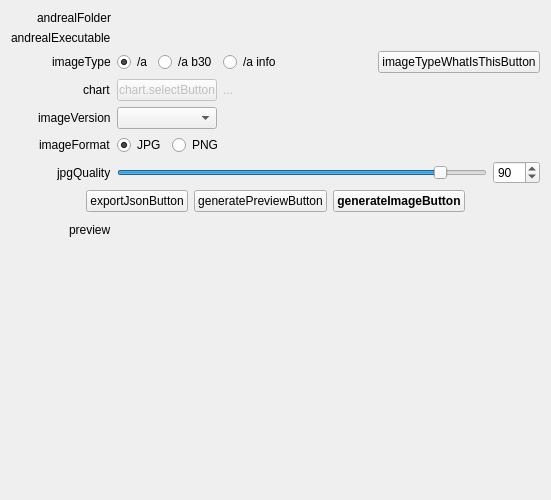
<?xml version="1.0" encoding="UTF-8"?>
<ui version="4.0">
 <class>TabTools_Andreal</class>
 <widget class="QWidget" name="TabTools_Andreal">
  <property name="geometry">
   <rect>
    <x>0</x>
    <y>0</y>
    <width>551</width>
    <height>500</height>
   </rect>
  </property>
  <property name="windowTitle">
   <string notr="true">TabTools_Andreal</string>
  </property>
  <layout class="QFormLayout" name="formLayout">
   <property name="labelAlignment">
    <set>Qt::AlignRight|Qt::AlignTrailing|Qt::AlignVCenter</set>
   </property>
   <item row="0" column="0">
    <widget class="QLabel" name="label">
     <property name="text">
      <string>andrealFolder</string>
     </property>
    </widget>
   </item>
   <item row="0" column="1">
    <widget class="FileSelector" name="andrealFolderSelector" native="true"/>
   </item>
   <item row="1" column="0">
    <widget class="QLabel" name="label_2">
     <property name="text">
      <string>andrealExecutable</string>
     </property>
    </widget>
   </item>
   <item row="1" column="1">
    <widget class="FileSelector" name="andrealExecutableSelector" native="true"/>
   </item>
   <item row="2" column="0">
    <widget class="QLabel" name="label_3">
     <property name="text">
      <string>imageType</string>
     </property>
    </widget>
   </item>
   <item row="2" column="1">
    <widget class="QWidget" name="horizontalWidget" native="true">
     <layout class="QHBoxLayout" name="horizontalLayout">
      <property name="leftMargin">
       <number>0</number>
      </property>
      <property name="topMargin">
       <number>0</number>
      </property>
      <property name="rightMargin">
       <number>0</number>
      </property>
      <property name="bottomMargin">
       <number>0</number>
      </property>
      <item>
       <widget class="QRadioButton" name="imageType_infoRadioButton">
        <property name="text">
         <string>/a</string>
        </property>
        <property name="checked">
         <bool>true</bool>
        </property>
       </widget>
      </item>
      <item>
       <widget class="QRadioButton" name="imageType_best30RadioButton">
        <property name="text">
         <string>/a b30</string>
        </property>
       </widget>
      </item>
      <item>
       <widget class="QRadioButton" name="imageType_bestRadioButton">
        <property name="text">
         <string>/a info</string>
        </property>
       </widget>
      </item>
      <item>
       <spacer name="horizontalSpacer_3">
        <property name="orientation">
         <enum>Qt::Horizontal</enum>
        </property>
        <property name="sizeHint" stdset="0">
         <size>
          <width>40</width>
          <height>20</height>
         </size>
        </property>
       </spacer>
      </item>
      <item>
       <widget class="QPushButton" name="imageTypeWhatIsThisButton">
        <property name="text">
         <string>imageTypeWhatIsThisButton</string>
        </property>
       </widget>
      </item>
     </layout>
    </widget>
   </item>
   <item row="3" column="0">
    <widget class="QLabel" name="chartFormLabel">
     <property name="text">
      <string>chart</string>
     </property>
    </widget>
   </item>
   <item row="4" column="0">
    <widget class="QLabel" name="label_5">
     <property name="text">
      <string>imageVersion</string>
     </property>
    </widget>
   </item>
   <item row="4" column="1">
    <widget class="QComboBox" name="imageVersionComboBox">
     <property name="maximumSize">
      <size>
       <width>100</width>
       <height>16777215</height>
      </size>
     </property>
    </widget>
   </item>
   <item row="5" column="0">
    <widget class="QLabel" name="label_6">
     <property name="text">
      <string>imageFormat</string>
     </property>
    </widget>
   </item>
   <item row="6" column="0">
    <widget class="QLabel" name="jpgQualityFormLabel">
     <property name="text">
      <string>jpgQuality</string>
     </property>
    </widget>
   </item>
   <item row="7" column="0" colspan="2">
    <layout class="QHBoxLayout" name="horizontalLayout_5">
     <item>
      <spacer name="horizontalSpacer">
       <property name="orientation">
        <enum>Qt::Horizontal</enum>
       </property>
       <property name="sizeHint" stdset="0">
        <size>
         <width>40</width>
         <height>20</height>
        </size>
       </property>
      </spacer>
     </item>
     <item>
      <widget class="QPushButton" name="exportJsonButton">
       <property name="text">
        <string>exportJsonButton</string>
       </property>
      </widget>
     </item>
     <item>
      <widget class="QPushButton" name="generatePreviewButton">
       <property name="text">
        <string>generatePreviewButton</string>
       </property>
      </widget>
     </item>
     <item>
      <widget class="QPushButton" name="generateImageButton">
       <property name="font">
        <font>
         <bold>true</bold>
        </font>
       </property>
       <property name="text">
        <string>generateImageButton</string>
       </property>
      </widget>
     </item>
     <item>
      <spacer name="horizontalSpacer_2">
       <property name="orientation">
        <enum>Qt::Horizontal</enum>
       </property>
       <property name="sizeHint" stdset="0">
        <size>
         <width>40</width>
         <height>20</height>
        </size>
       </property>
      </spacer>
     </item>
    </layout>
   </item>
   <item row="5" column="1">
    <widget class="QWidget" name="horizontalWidget_2" native="true">
     <property name="sizePolicy">
      <sizepolicy hsizetype="Maximum" vsizetype="Preferred">
       <horstretch>0</horstretch>
       <verstretch>0</verstretch>
      </sizepolicy>
     </property>
     <layout class="QHBoxLayout" name="horizontalLayout_2">
      <property name="leftMargin">
       <number>0</number>
      </property>
      <property name="topMargin">
       <number>0</number>
      </property>
      <property name="rightMargin">
       <number>0</number>
      </property>
      <property name="bottomMargin">
       <number>0</number>
      </property>
      <item>
       <widget class="QRadioButton" name="imageFormat_jpgRadioButton">
        <property name="text">
         <string notr="true">JPG</string>
        </property>
        <property name="checked">
         <bool>true</bool>
        </property>
       </widget>
      </item>
      <item>
       <widget class="QRadioButton" name="imageFormat_pngRadioButton">
        <property name="text">
         <string notr="true">PNG</string>
        </property>
       </widget>
      </item>
     </layout>
    </widget>
   </item>
   <item row="8" column="0">
    <widget class="QLabel" name="label_8">
     <property name="text">
      <string>preview</string>
     </property>
    </widget>
   </item>
   <item row="8" column="1">
    <widget class="QLabel" name="previewLabel">
     <property name="sizePolicy">
      <sizepolicy hsizetype="Preferred" vsizetype="Expanding">
       <horstretch>0</horstretch>
       <verstretch>0</verstretch>
      </sizepolicy>
     </property>
     <property name="styleSheet">
      <string notr="true">QLabel { color: red }</string>
     </property>
     <property name="text">
      <string notr="true"/>
     </property>
    </widget>
   </item>
   <item row="6" column="1">
    <widget class="QWidget" name="jpgQualityHolderWidget" native="true">
     <layout class="QHBoxLayout" name="horizontalLayout_3">
      <property name="leftMargin">
       <number>0</number>
      </property>
      <property name="topMargin">
       <number>0</number>
      </property>
      <property name="rightMargin">
       <number>0</number>
      </property>
      <property name="bottomMargin">
       <number>0</number>
      </property>
      <item>
       <widget class="QSlider" name="jpgQualitySlider">
        <property name="minimum">
         <number>10</number>
        </property>
        <property name="maximum">
         <number>100</number>
        </property>
        <property name="value">
         <number>90</number>
        </property>
        <property name="orientation">
         <enum>Qt::Horizontal</enum>
        </property>
       </widget>
      </item>
      <item>
       <widget class="QSpinBox" name="jpgQualitySpinBox">
        <property name="minimum">
         <number>10</number>
        </property>
        <property name="maximum">
         <number>100</number>
        </property>
        <property name="value">
         <number>90</number>
        </property>
       </widget>
      </item>
     </layout>
    </widget>
   </item>
   <item row="3" column="1">
    <widget class="QWidget" name="chartHolderWidget" native="true">
     <property name="enabled">
      <bool>false</bool>
     </property>
     <layout class="QHBoxLayout" name="horizontalLayout_8">
      <property name="leftMargin">
       <number>0</number>
      </property>
      <property name="topMargin">
       <number>0</number>
      </property>
      <property name="rightMargin">
       <number>0</number>
      </property>
      <property name="bottomMargin">
       <number>0</number>
      </property>
      <item>
       <widget class="QPushButton" name="chartSelectButton">
        <property name="maximumSize">
         <size>
          <width>100</width>
          <height>100</height>
         </size>
        </property>
        <property name="text">
         <string>chart.selectButton</string>
        </property>
       </widget>
      </item>
      <item>
       <widget class="QLabel" name="chartSelectLabel">
        <property name="text">
         <string notr="true">...</string>
        </property>
       </widget>
      </item>
     </layout>
    </widget>
   </item>
  </layout>
 </widget>
 <customwidgets>
  <customwidget>
   <class>FileSelector</class>
   <extends>QWidget</extends>
   <header>ui.implements.components.fileSelector</header>
   <container>1</container>
  </customwidget>
 </customwidgets>
 <resources/>
 <connections>
  <connection>
   <sender>imageFormat_jpgRadioButton</sender>
   <signal>toggled(bool)</signal>
   <receiver>jpgQualityHolderWidget</receiver>
   <slot>setEnabled(bool)</slot>
   <hints>
    <hint type="sourcelabel">
     <x>141</x>
     <y>149</y>
    </hint>
    <hint type="destinationlabel">
     <x>330</x>
     <y>175</y>
    </hint>
   </hints>
  </connection>
  <connection>
   <sender>imageType_bestRadioButton</sender>
   <signal>toggled(bool)</signal>
   <receiver>chartHolderWidget</receiver>
   <slot>setEnabled(bool)</slot>
   <hints>
    <hint type="sourcelabel">
     <x>258</x>
     <y>64</y>
    </hint>
    <hint type="destinationlabel">
     <x>330</x>
     <y>94</y>
    </hint>
   </hints>
  </connection>
 </connections>
</ui>
